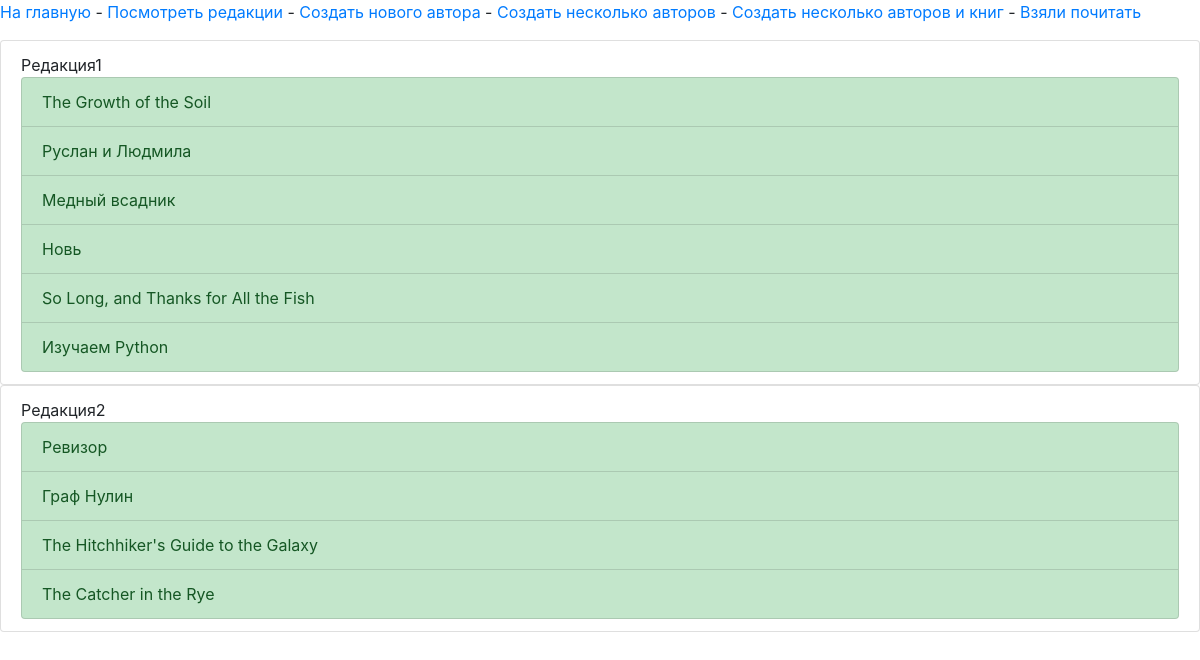
The app's page /redaction/ with its own data.
### p_library/models.py (models this page shows, shortened)
class Redaction(models.Model):
    name = models.TextField()

class Book(models.Model):
    ISBN = models.CharField(max_length=13)
    title = models.TextField()
    description = models.TextField()
    year_release = models.SmallIntegerField()
    author = models.ForeignKey(Author, on_delete=models.CASCADE)
    copy_count = models.SmallIntegerField(default=2)
    price = models.DecimalField(max_digits=7, decimal_places=2)
    redact = models.ForeignKey(Redaction,on_delete=models.SET_NULL, related_name='books', blank=True, null=True)
    friends = models.ManyToManyField(Friend, blank=True, through='Rent', related_name='friendrent')

### p_library/views.py (the view)
# urls.py: path('redaction/', views.redaction, name='redaction'),
def redaction(request):
    template = loader.get_template('redaction.html')
    redact = Redaction.objects.all()
    data_ = {
        "redact": redact,
    }
    return HttpResponse(template.render(data_, request))

### p_library/templates/redaction.html (shortened to what this page needs)
{% extends "base.html" %}
{% block content %}
<!DOCTYPE html>
<head>
    <link rel="stylesheet" href="https://stackpath.bootstrapcdn.com/bootstrap/4.3.1/css/bootstrap.min.css">
</head>
<body>
    {% for red in redact %}
        <ul class="list-group">
            <li class="list-group-item">
                {{ red.name }}
                <ul class="list-group">
                    {% for book in red.books.all %}
                        <li class="list-group-item list-group-item-action list-group-item-success"> {{ book.title }}</li>
                    {% endfor %}
                </ul>
            </li>
        </ul>
    {% endfor %}
</body>
</html>
{% endblock content %}

### p_library/templates/base.html
<p>
    <a href="{% url 'index' %}">На главную</a> -
    <a href="{% url 'redaction' %}">Посмотреть редакции</a> -
    <a href="{% url 'p_library:author_create' %}">Создать нового автора</a> -
    <a href="{% url 'p_library:author_create_many' %}">Создать несколько авторов</a> -
    <a href="{% url 'p_library:author_book_create_many' %}">Создать несколько авторов и книг</a> -
    <a href="{% url 'rent' %}">Взяли почитать</a>
</p>
{% block content %}{% endblock content %}

### records on screen
Redaction: name "Редакция1"
Book: title "The Growth of the Soil"
Book: title "Руслан и Людмила"
Book: title "Медный всадник"
Book: title "Новь"
Book: title "So Long, and Thanks for All the Fish"
Book: title "Изучаем Python"
Redaction: name "Редакция2"
Book: title "Ревизор"
Book: title "Граф Нулин"
Book: title "The Hitchhiker's Guide to the Galaxy"
Book: title "The Catcher in the Rye"
